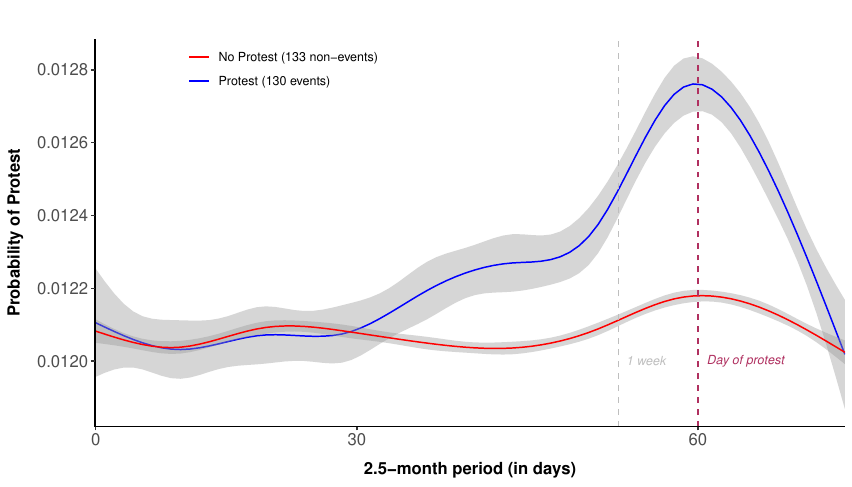

Here is the R script that generated this plot:

rm(list=ls())

library(ggplot2)
library(readstata13)

protest <- read.dta13("../Data/pred_prot.dta")
no_protest <- read.dta13("../Data/pred_noprot.dta")
protest <- protest[,-1]
no_protest <- no_protest[,-1]

protest <- apply(protest, 2, as.numeric)
no_protest <- apply(no_protest, 2, as.numeric)

protest_means <- apply(protest, 1, mean, na.rm=T)
no_protest_means <- apply(no_protest, 1, mean, na.rm=T)

plot(protest_means, type="l", col="blue", bty="l")
lines(no_protest_means, col="red")

pred_data = data.frame(cbind(protest_means,no_protest_means, seq.int(1:length(protest_means))))
pred_data = pred_data[168:1750,]
colnames(pred_data) = c("preds_prot", "preds_noprot", "hour")

ggplot(aes(x=hour), data=pred_data) +
  geom_smooth(aes(y=preds_prot, colour="Protest (130 events)"), se=T, size=0.5) +
  geom_smooth(aes(y=preds_noprot, colour="No Protest (133 non-events)"), se=T, size=0.5) +
  theme_classic() + geom_vline(xintercept=1440, linetype="dashed", color = "maroon") +
  geom_vline(xintercept=1272, linetype="dashed", color = "grey") +
  annotate("text", x=1540, y=0.012, label=expression(italic("Day of protest")), size=3, color="maroon") +
  annotate("text", x=1330, y=0.012, label=expression(italic("1 week")), size=3, color="grey") +
  labs(title="",x="2.5-month period (in days)", y="Probability of Protest", color="") +
  scale_x_discrete(limits=c(169, 720, 1440, 2160), labels=c("0", "30", "60", "90")) +
  theme(axis.text=element_text(size=12),
        axis.title.y=element_text(size=12,face = "bold", margin = margin(r = 10)),
        axis.title.x=element_text(size=12,face = "bold", margin = margin(t = 10))) +
  theme(plot.title = element_text(size=18, face="bold"),
        legend.position = c(0.25, 0.95)) +
  scale_color_manual(values=c("Red", "Blue")) +
  guides(color=guide_legend(override.aes=list(fill=NA)))

ggsave("../Figure_5/Figure_5.pdf")



